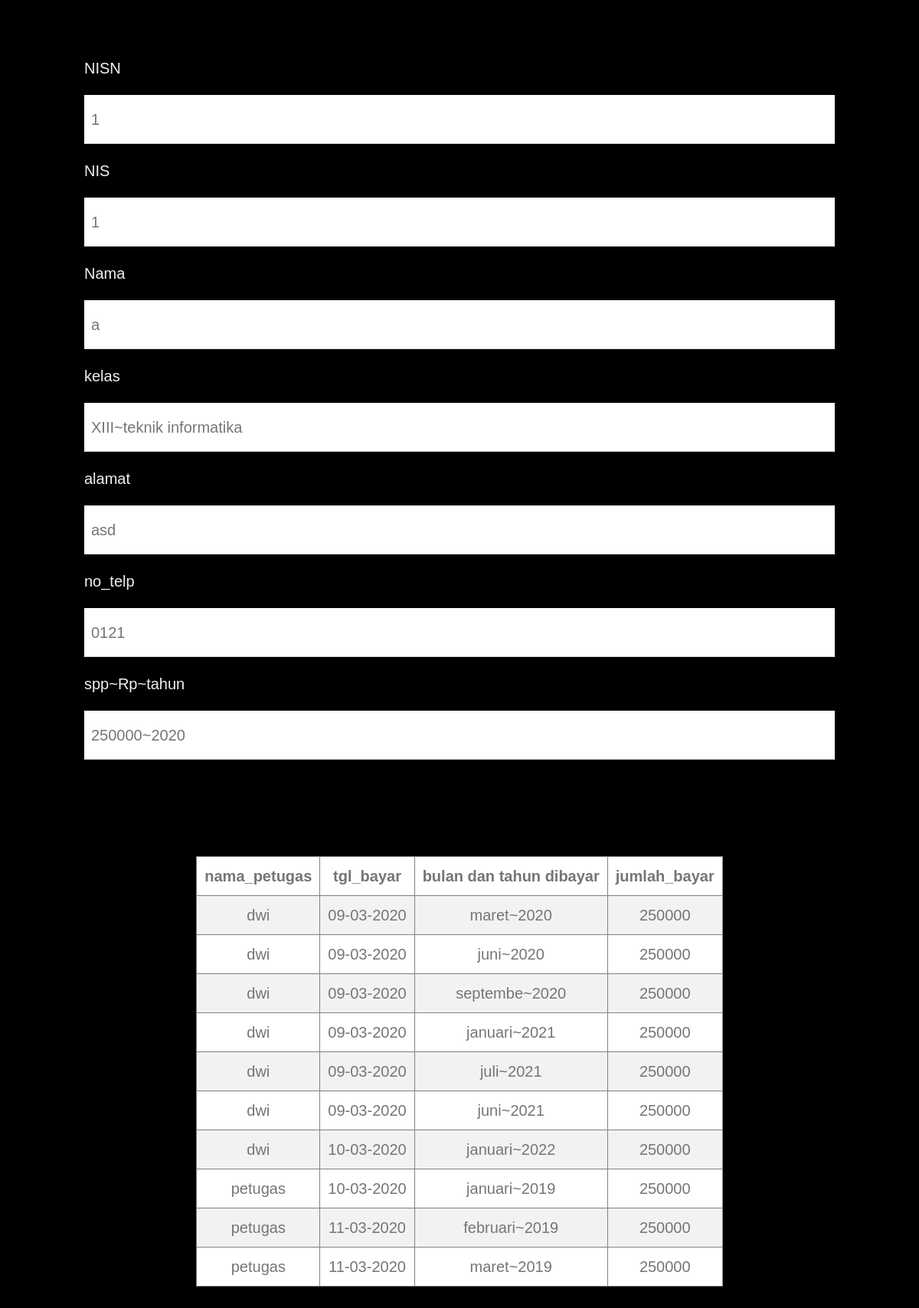
Page /siswa/data_siswa.php?nisn=1 on the committed database.
### tables this page shows
CREATE TABLE IF NOT EXISTS `siswa` (
  `nisn` char(10) NOT NULL,
  `nis` char(8) NOT NULL,
  `nama` varchar(35) NOT NULL,
  `id_kelas` int(11) DEFAULT NULL,
  `alamat` text NOT NULL,
  `no_telp` varchar(13) NOT NULL,
  `id_spp` int(11) DEFAULT NULL,
  PRIMARY KEY (`nisn`),
  UNIQUE KEY `nis` (`nis`),
  KEY `id_kelas` (`id_kelas`,`id_spp`),
  KEY `id_spp` (`id_spp`)
);

CREATE TABLE IF NOT EXISTS `kelas` (
  `id_kelas` int(11) NOT NULL AUTO_INCREMENT,
  `nama_kelas` varchar(10) NOT NULL,
  `kompetensi_keahlian` varchar(50) NOT NULL,
  PRIMARY KEY (`id_kelas`)
);

CREATE TABLE IF NOT EXISTS `spp` (
  `id_spp` int(11) NOT NULL AUTO_INCREMENT,
  `tahun` int(11) NOT NULL,
  `nominal` int(11) NOT NULL,
  PRIMARY KEY (`id_spp`)
);

CREATE TABLE IF NOT EXISTS `pembayaran` (
  `id_pembayaran` int(11) NOT NULL AUTO_INCREMENT,
  `id_petugas` int(11) DEFAULT NULL,
  `nisn` varchar(10) NOT NULL,
  `tgl_bayar` date NOT NULL,
  `bulan_dibayar` varchar(8) NOT NULL,
  `tahun_dibayar` varchar(4) NOT NULL,
  `id_spp` int(11) DEFAULT NULL,
  `jumlah_bayar` int(11) NOT NULL,
  PRIMARY KEY (`id_pembayaran`),
  KEY `id_petugas` (`id_petugas`,`nisn`,`id_spp`),
  KEY `nisn` (`nisn`),
  KEY `id_spp` (`id_spp`)
);

CREATE TABLE IF NOT EXISTS `petugas` (
  `id_petugas` int(11) NOT NULL AUTO_INCREMENT,
  `username` varchar(25) NOT NULL,
  `password` varchar(32) NOT NULL,
  `nama_petugas` varchar(35) NOT NULL,
  `level` enum('admin','petugas') NOT NULL,
  PRIMARY KEY (`id_petugas`),
  UNIQUE KEY `username` (`username`)
);

### functions/functions.php (called while the page is built, shortened)
<?php
$conn = mysqli_connect("localhost", "root", "", "db_spp");
function query($query) {
	global $conn;
	$result = mysqli_query($conn, $query);
	$rows = array();
	while ( $row = mysqli_fetch_assoc($result) ) {
		$rows[] = $row;
	}
	return $rows;
}
 ?>

### siswa/data_siswa.php (the view, shortened to what this page needs)
<?php
$nisn = $_GET["nisn"];
require '../functions/functions.php';
$siswa = query("SELECT * FROM `siswa` WHERE `nisn` = '$nisn'");
 ?>
<!DOCTYPE html>
<html>
<link rel="stylesheet" href="css/w3.css">
<body class="w3-black">
  <div class="w3-content w3-justify w3-text-grey w3-padding-64" id="about">
      <h5 class="w3-text-light-grey">NISN</h5>
        <p><label class="w3-input w3-padding-16"> <?= $siswa[0]["nisn"]; ?> </label></p>
      <h5 class="w3-text-light-grey">NIS</h5>
        <p><label class="w3-input w3-padding-16"> <?= $siswa[0]["nis"]; ?> </label></p>
      <h5 class="w3-text-light-grey">Nama</h5>
        <p><label class="w3-input w3-padding-16"> <?= $siswa[0]["nama"]; ?> </label></p>
      <h5 class="w3-text-light-grey">kelas</h5>
      <?php
      $kel = $siswa[0]["id_kelas"];
      $kelas = query("SELECT nama_kelas, kompetensi_keahlian FROM kelas WHERE id_kelas = '$kel' ");
      ?>
        <p><label class="w3-input w3-padding-16"> <?= $kelas[0]["nama_kelas"]; ?>~<?= $kelas[0]["kompetensi_keahlian"]; ?> </label></p>
      <h5 class="w3-text-light-grey">alamat</h5>
        <p><label class="w3-input w3-padding-16"> <?= $siswa[0]["alamat"]; ?> </label></p>
      <h5 class="w3-text-light-grey">no_telp</h5>
        <p><label class="w3-input w3-padding-16"> <?= $siswa[0]["no_telp"]; ?> </label></p>
      <h5 class="w3-text-light-grey">spp~Rp~tahun</h5>
      <?php
      $sppp = $siswa[0]["id_spp"];
      $sp = query("SELECT * FROM spp WHERE id_spp = '$sppp'");
      ?>
        <p><label class="w3-input w3-padding-16"> <?= $sp[0]["nominal"]; ?>~<?= $sp[0]["tahun"]; ?> </label></p>
  <div class="w3-center h">
<h1 class="w3-jumbo"><span class="w3-hide-small">spp yang sudah dibayar</span></h1>
<div class="overvlow">
<table style="margin: auto;background-color: white; border-collapse: collapse;background-color: white;" border="1" cellpadding="10" cellspacing="0">
    <tr>
      <th>nama_petugas</th>
      <th>tgl_bayar</th>
      <th>bulan dan tahun dibayar</th>
      <th>jumlah_bayar</th>
    </tr>
    <?php
    $spw = $siswa[0]["nisn"];
    $sppsiswa = query("SELECT * FROM `pembayaran` WHERE `nisn` = '$spw'"); ?>
    <?php foreach ($sppsiswa as $row) : ?>
      <?php
      $pet = $row["id_petugas"];
      $sp = $row["id_spp"];
      $pet = query("SELECT * FROM petugas WHERE id_petugas = '$pet'");
      $sp = query("SELECT * FROM spp WHERE id_spp = '$sp'");
      ?>
    <tr>
      <td><?= $pet[0]["nama_petugas"]; ?></td>
      <td><?= date("d-m-Y",strtotime($row["tgl_bayar"])); ?></td>
      <td><?= $row["bulan_dibayar"]; ?>~<?= $row["tahun_dibayar"]; ?></td>
      <td><?= $row["jumlah_bayar"]; ?></td>
    </tr>
  <?php endforeach; ?>
  </table>
  </div>
  </div>
</div>
</body>
</html>

### siswa/css/w3.css (style rules this page uses)
*,*:before,*:after { box-sizing:inherit }
html { -ms-text-size-adjust:100%;-webkit-text-size-adjust:100% }
body { margin:0 }
html,body { font-family:Verdana,sans-serif;font-size:15px;line-height:1.5 }
html { overflow-x:hidden }
h1 { font-size:36px }
h5 { font-size:18px }
h1,h2,h3,h4,h5,h6 { font-family:"Segoe UI",Arial,sans-serif;font-weight:400;margin:10px 0 }
.w3-input { padding:8px;display:block;border:1px solid white;border-bottom:1px solid #ccc;width:100% }
.w3-content,.w3-auto { margin-left:auto;margin-right:auto }
.w3-content { max-width:980px }
.w3-jumbo { font-size:64px!important }
.w3-justify { text-align:justify!important }
.w3-center { text-align:center!important }
.w3-padding-16 { background-color: white; padding-top:16px!important;padding-bottom:16px!important }
.w3-padding-64 { padding-top:64px!important;padding-bottom:64px!important }
.w3-black,.w3-hover-black:hover { color:#fff!important;background-color:#000!important }
.w3-text-grey,.w3-hover-text-grey:hover,.w3-text-gray,.w3-hover-text-gray:hover { color:#757575!important }
.w3-text-light-grey,.w3-hover-text-light-grey:hover,.w3-text-light-gray,.w3-hover-text-light-gray:hover { color:#f1f1f1!important }

### siswa/data_siswa.php (style rules this page uses)
body, h1,h2,h3,h4,h5,h6 { font-family: "Montserrat", sans-serif; font-size: 20px; color: black; font-weight: 50px; text-decoration: bold; }
.overvlow { overflow: auto; }
.h { width: 100%; margin: auto; }
tr:nth-child(even) { background-color: #f2f2f2 }

### rows in the picture
siswa: nisn "1", nis "1", nama "a", alamat "asd", no_telp "0121"
kelas: nama_kelas "XIII", kompetensi_keahlian "teknik informatika"
spp: nominal "250000", tahun "2020"
pembayaran: id_petugas.nama_petugas "dwi", tgl_bayar "09-03-2020", bulan_dibayar "maret", tahun_dibayar "2020", jumlah_bayar "250000"
pembayaran: id_petugas.nama_petugas "dwi", tgl_bayar "09-03-2020", bulan_dibayar "juni", tahun_dibayar "2020", jumlah_bayar "250000"
pembayaran: id_petugas.nama_petugas "dwi", tgl_bayar "09-03-2020", bulan_dibayar "septembe", tahun_dibayar "2020", jumlah_bayar "250000"
pembayaran: id_petugas.nama_petugas "dwi", tgl_bayar "09-03-2020", bulan_dibayar "januari", tahun_dibayar "2021", jumlah_bayar "250000"
pembayaran: id_petugas.nama_petugas "dwi", tgl_bayar "09-03-2020", bulan_dibayar "juli", tahun_dibayar "2021", jumlah_bayar "250000"
pembayaran: id_petugas.nama_petugas "dwi", tgl_bayar "09-03-2020", bulan_dibayar "juni", tahun_dibayar "2021", jumlah_bayar "250000"
pembayaran: id_petugas.nama_petugas "dwi", tgl_bayar "10-03-2020", bulan_dibayar "januari", tahun_dibayar "2022", jumlah_bayar "250000"
pembayaran: id_petugas.nama_petugas "petugas", tgl_bayar "10-03-2020", bulan_dibayar "januari", tahun_dibayar "2019", jumlah_bayar "250000"
pembayaran: id_petugas.nama_petugas "petugas", tgl_bayar "11-03-2020", bulan_dibayar "februari", tahun_dibayar "2019", jumlah_bayar "250000"
pembayaran: id_petugas.nama_petugas "petugas", tgl_bayar "11-03-2020", bulan_dibayar "maret", tahun_dibayar "2019", jumlah_bayar "250000"
